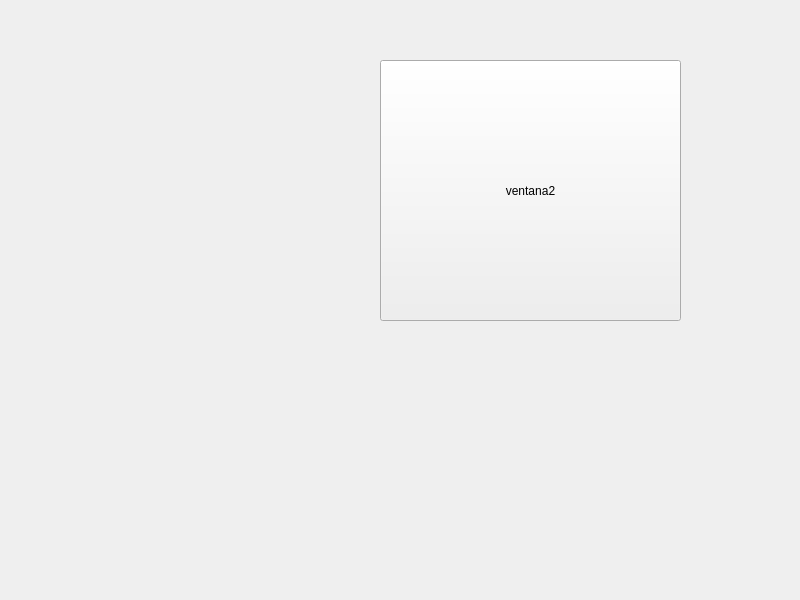
<?xml version="1.0" encoding="UTF-8"?>
<ui version="4.0">
 <class>ventana2</class>
 <widget class="QMainWindow" name="ventana2">
  <property name="geometry">
   <rect>
    <x>0</x>
    <y>0</y>
    <width>800</width>
    <height>600</height>
   </rect>
  </property>
  <property name="windowTitle">
   <string>MainWindow</string>
  </property>
  <widget class="QWidget" name="centralwidget">
   <widget class="QPushButton" name="pushButton">
    <property name="geometry">
     <rect>
      <x>380</x>
      <y>60</y>
      <width>301</width>
      <height>261</height>
     </rect>
    </property>
    <property name="text">
     <string>ventana2</string>
    </property>
   </widget>
  </widget>
 </widget>
 <resources/>
 <connections/>
</ui>
